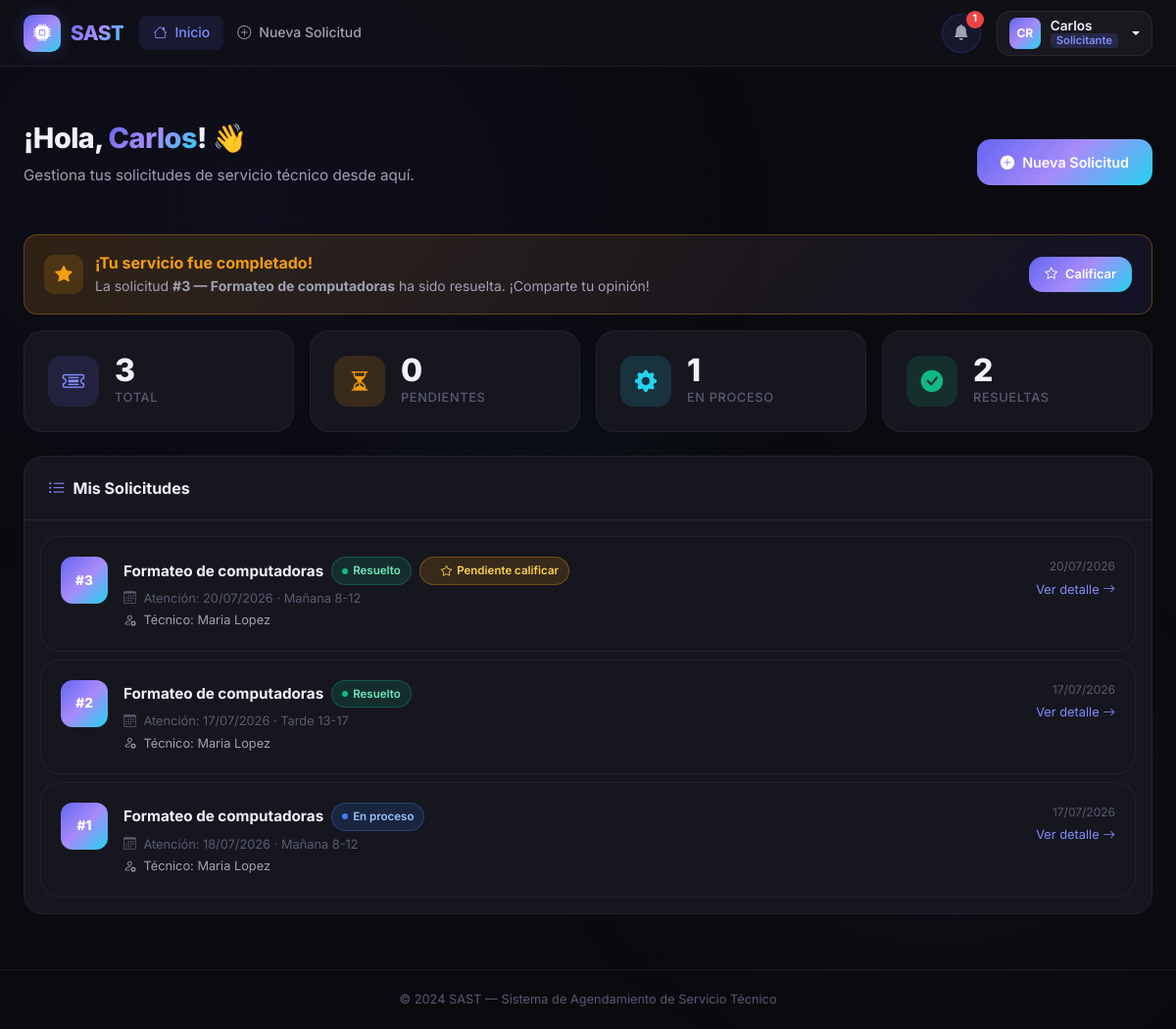
Screenshot of /solicitante/dashboard (signed in) with the database file from the repository.
### app/models/user.py (models this page shows, shortened)
class User(UserMixin, db.Model):
    __tablename__ = 'user'
    id_user = db.Column(db.Integer, primary_key=True, autoincrement=True)
    ncedula = db.Column('Ncedula', db.String(20), nullable=False, unique=True)
    nombres = db.Column('Nombres', db.String(100), nullable=False)
    apellidos = db.Column('Apellidos', db.String(100), nullable=False)
    fecha_nacimiento = db.Column(db.Date, nullable=False)
    numero_telefono = db.Column(db.String(20), nullable=False)
    correo = db.Column('Correo', db.String(150), nullable=False, unique=True)
    contrasena = db.Column(db.String(255), nullable=False)
    sector = db.Column('Sector', db.String(100), nullable=False)
    declaracion_veracidad = db.Column(db.Boolean, default=False)
    autorizacion_datos = db.Column(db.Boolean, default=False)
    reset_token = db.Column(db.String(100), nullable=True, unique=True)
    reset_token_expiry = db.Column(db.DateTime, nullable=True)
    id_rol = db.Column(db.Integer, db.ForeignKey('roles.id_rol'), nullable=False)
    solicitudes_como_cliente = db.relationship(
        'Solicitud', foreign_keys='Solicitud.id_cliente',
        backref='cliente', lazy='dynamic'
    )
    solicitudes_como_tecnico = db.relationship(
        'Solicitud', foreign_keys='Solicitud.id_tecnico',
        backref='tecnico', lazy='dynamic'
    )
    mensajes_enviados = db.relationship('Mensaje', backref='remitente', lazy='dynamic')
    reportes = db.relationship('Reporte', backref='tecnico_reporte', lazy='dynamic')
    calificaciones_dadas = db.relationship('CalificacionTecnico', backref='cliente_calificador', lazy='dynamic')
    detalles_tecnico = db.relationship('DetallesTecnico', backref='tecnico_detalle', uselist=False)
    @property
    def nombre_completo(self):
        return f'{self.nombres} {self.apellidos}'
    @property
    def es_admin(self):
        return self.rol.nombre_rol == 'admin'
    @property
    def es_tecnico(self):
        return self.rol.nombre_rol == 'técnico'
    @property
    def es_solicitante(self):
        return self.rol.nombre_rol == 'solicitante'

class Rol(db.Model):
    __tablename__ = 'roles'
    id_rol = db.Column(db.Integer, primary_key=True, autoincrement=True)
    nombre_rol = db.Column(db.String(50), nullable=False)
    usuarios = db.relationship('User', backref='rol', lazy=True)

### app/models/solicitud.py (models this page shows, shortened)
class Solicitud(db.Model):
    __tablename__ = 'solicitudes'
    id_solicitud = db.Column(db.Integer, primary_key=True, autoincrement=True)
    descripcion = db.Column(db.Text, nullable=False)
    fecha_atencion = db.Column(db.Date, nullable=False)
    horario_solicitado = db.Column(db.String(50), nullable=False)
    recursos_adicionales = db.Column(db.Text)
    fecha_creacion = db.Column(db.DateTime, default=datetime.utcnow)
    id_cliente = db.Column(db.Integer, db.ForeignKey('user.id_user'), nullable=False)
    id_tecnico = db.Column(db.Integer, db.ForeignKey('user.id_user'), nullable=True)
    id_estado = db.Column(db.Integer, db.ForeignKey('estado_solicitudes.id_estado'), nullable=False)
    id_tipo_soporte = db.Column(db.Integer, db.ForeignKey('tipo_soportes.id_tipo_soporte'), nullable=False)
    mensajes = db.relationship('Mensaje', backref='solicitud', lazy='dynamic', cascade='all, delete-orphan')
    reporte = db.relationship('Reporte', backref='solicitud', uselist=False, cascade='all, delete-orphan')
    calificacion = db.relationship('CalificacionTecnico', backref='solicitud', uselist=False, cascade='all, delete-orphan')
    @property
    def mensajes_no_leidos(self):
        return self.mensajes.filter_by(leido=False).count()

class TipoSoporte(db.Model):
    __tablename__ = 'tipo_soportes'
    id_tipo_soporte = db.Column(db.Integer, primary_key=True, autoincrement=True)
    nombre_soporte = db.Column(db.String(100), nullable=False)
    solicitudes = db.relationship('Solicitud', backref='tipo_soporte', lazy=True)

class EstadoSolicitud(db.Model):
    __tablename__ = 'estado_solicitudes'
    id_estado = db.Column(db.Integer, primary_key=True, autoincrement=True)
    nombre_estado = db.Column(db.String(50), nullable=False)
    solicitudes = db.relationship('Solicitud', backref='estado', lazy=True)

### app/blueprints/solicitante/__init__.py (the view)
@solicitante_bp.route('/dashboard')
@login_required
@solicitante_required
def dashboard():
    solicitudes = Solicitud.query.filter_by(
        id_cliente=current_user.id_user
    ).order_by(Solicitud.fecha_creacion.desc()).all()
    estado_resuelto = EstadoSolicitud.query.filter_by(nombre_estado='Resuelto').first()
    sin_calificar = []
    if estado_resuelto:
        sin_calificar = [s for s in solicitudes
                         if s.id_estado == estado_resuelto.id_estado and not s.calificacion]
    return render_template(
        'solicitante/dashboard.html',
        solicitudes=solicitudes,
        sin_calificar=sin_calificar
    )

### app/templates/solicitante/dashboard.html (shortened to what this page needs)
{% extends 'base.html' %}
{% block content %}
<div class="container-fluid px-4 py-4">
    <div class="page-header d-flex align-items-center justify-content-between flex-wrap gap-3">
        <div>
            <h1>¡Hola, <span class="text-gradient">{{ current_user.nombres }}</span>! 👋</h1>
            <p>Gestiona tus solicitudes de servicio técnico desde aquí.</p>
        </div>
        <a href="{{ url_for('solicitante.nueva_solicitud') }}" class="btn-primary-custom" id="btnNuevaSolicitud">
            <i class="bi bi-plus-circle-fill"></i>
            Nueva Solicitud
        </a>
    </div>
    {% for sol in sin_calificar %}
    <div class="alert-notification mb-3">
        <div class="notification-icon" style="background:rgba(245,158,11,0.15);color:var(--warning);width:40px;height:40px;border-radius:10px;display:flex;align-items:center;justify-content:center;flex-shrink:0;font-size:1.1rem;">
            <i class="bi bi-star-fill"></i>
        </div>
        <div class="flex-grow-1">
            <strong style="color:var(--warning);">¡Tu servicio fue completado!</strong>
            <p style="color:var(--text-secondary);margin:0;font-size:0.875rem;">
                La solicitud <strong>#{{ sol.id_solicitud }} — {{ sol.tipo_soporte.nombre_soporte }}</strong>
                ha sido resuelta. ¡Comparte tu opinión!
            </p>
        </div>
        <a href="{{ url_for('solicitante.calificar', solicitud_id=sol.id_solicitud) }}"
           class="btn-primary-custom" style="white-space:nowrap;font-size:0.8rem;padding:8px 16px;">
            <i class="bi bi-star"></i> Calificar
        </a>
    </div>
    {% endfor %}
    {% set total = solicitudes|length %}
    {% set pendientes = solicitudes|selectattr('estado.nombre_estado','equalto','Pendiente')|list|length %}
    {% set en_proceso = solicitudes|selectattr('estado.nombre_estado','equalto','En proceso')|list|length %}
    {% set resueltas = solicitudes|selectattr('estado.nombre_estado','equalto','Resuelto')|list|length %}
    <div class="row g-3 mb-4">
        <div class="col-6 col-md-3">
            <div class="stat-card">
                <div class="stat-icon purple"><i class="bi bi-ticket-detailed"></i></div>
                <div>
                    <div class="stat-value">{{ total }}</div>
                    <div class="stat-label">Total</div>
                </div>
            </div>
        </div>
        <div class="col-6 col-md-3">
            <div class="stat-card">
                <div class="stat-icon amber"><i class="bi bi-hourglass-split"></i></div>
                <div>
                    <div class="stat-value">{{ pendientes }}</div>
                    <div class="stat-label">Pendientes</div>
                </div>
            </div>
        </div>
        <div class="col-6 col-md-3">
            <div class="stat-card">
                <div class="stat-icon cyan"><i class="bi bi-gear-fill"></i></div>
                <div>
                    <div class="stat-value">{{ en_proceso }}</div>
                    <div class="stat-label">En Proceso</div>
                </div>
            </div>
        </div>
        <div class="col-6 col-md-3">
            <div class="stat-card">
                <div class="stat-icon green"><i class="bi bi-check-circle-fill"></i></div>
                <div>
                    <div class="stat-value">{{ resueltas }}</div>
                    <div class="stat-label">Resueltas</div>
                </div>
            </div>
        </div>
    </div>
    <div class="section-card">
        <div class="section-card-header">
            <div class="d-flex align-items-center gap-2">
                <i class="bi bi-list-ul" style="color:var(--primary-light);font-size:1.1rem;"></i>
                <span style="font-weight:700;font-size:1rem;">Mis Solicitudes</span>
            </div>
        </div>
        {% if solicitudes %}
        <div class="p-3 d-flex flex-column gap-2">
            {% for sol in solicitudes %}
            {% set estado_css = {
                'Pendiente': 'status-pendiente',
                'En proceso': 'status-en-proceso',
                'Resuelto': 'status-resuelto',
                'Cancelado': 'status-cancelado'
            }.get(sol.estado.nombre_estado, 'status-pendiente') %}
            <a href="{{ url_for('solicitante.ver_solicitud', solicitud_id=sol.id_solicitud) }}"
               class="solicitud-card text-decoration-none" id="sol-{{ sol.id_solicitud }}">
                <div class="d-flex align-items-start justify-content-between gap-3 flex-wrap">
                    <div class="d-flex align-items-start gap-3">
                        <div style="width:48px;height:48px;background:var(--gradient-brand);border-radius:12px;
                                    display:flex;align-items:center;justify-content:center;flex-shrink:0;
                                    font-weight:800;font-size:0.85rem;color:white;">
                            #{{ sol.id_solicitud }}
                        </div>
                        <div>
                            <div class="d-flex align-items-center gap-2 flex-wrap mb-1">
                                <span style="font-weight:700;color:var(--text-primary);font-size:0.95rem;">
                                    {{ sol.tipo_soporte.nombre_soporte }}
                                </span>
                                <span class="badge-status {{ estado_css }}">{{ sol.estado.nombre_estado }}</span>
                                {% if sol.estado.nombre_estado == 'Resuelto' and not sol.calificacion %}
                                <span class="badge-status" style="background:rgba(245,158,11,0.15);color:#fcd34d;border:1px solid rgba(245,158,11,0.3);">
                                    <i class="bi bi-star"></i> Pendiente calificar
                                </span>
                                {% endif %}
                            </div>
                            <div style="font-size:0.8rem;color:var(--text-muted);">
                                <i class="bi bi-calendar3 me-1"></i>
                                Atención: {{ sol.fecha_atencion.strftime('%d/%m/%Y') }} · {{ sol.horario_solicitado }}
                            </div>
                            {% if sol.id_tecnico %}
                            <div style="font-size:0.8rem;color:var(--text-secondary);margin-top:2px;">
                                <i class="bi bi-person-gear me-1"></i>
                                Técnico: {{ sol.tecnico.nombre_completo }}
                            </div>
                            {% endif %}
                        </div>
                    </div>
                    <div class="text-end" style="flex-shrink:0;">
                        <div style="font-size:0.75rem;color:var(--text-muted);">
                            {{ sol.fecha_creacion.strftime('%d/%m/%Y') }}
                        </div>
                        {% set unread = sol.mensajes_no_leidos %}
                        <div style="color:var(--primary-light);font-size:0.8rem;margin-top:4px;">
                            Ver detalle <i class="bi bi-arrow-right"></i>
                        </div>
                    </div>
                </div>
            </a>
            {% endfor %}
        </div>
        {% endif %}
    </div>
</div>
{% endblock %}

### app/templates/base.html (shortened to what this page needs)
<!DOCTYPE html>
<html lang="es">
<head>
    <link href="https://cdn.jsdelivr.net/npm/bootstrap@5.3.3/dist/css/bootstrap.min.css" rel="stylesheet">
    <link rel="stylesheet" href="https://cdn.jsdelivr.net/npm/bootstrap-icons@1.11.3/font/bootstrap-icons.min.css">
    <link rel="stylesheet" href="{{ url_for('static', filename='css/main.css') }}">
</head>
<body>
{% if current_user.is_authenticated %}
<nav class="navbar navbar-expand-lg" id="mainNavbar">
    <div class="container-fluid px-4">
        <a class="navbar-brand" href="{{ url_for('index') }}">
            <div class="brand-icon">
                <i class="bi bi-cpu-fill"></i>
            </div>
            <span>SAST</span>
        </a>
        <div class="collapse navbar-collapse" id="navContent">
            <ul class="navbar-nav me-auto mb-2 mb-lg-0">
                {% if current_user.es_admin %}
                <li class="nav-item">
                    <a class="nav-link {% if request.endpoint == 'admin.dashboard' %}active{% endif %}"
                       href="{{ url_for('admin.dashboard') }}">
                        <i class="bi bi-speedometer2 me-1"></i>Dashboard
                    </a>
                </li>
                <li class="nav-item">
                    <a class="nav-link {% if request.endpoint == 'admin.solicitudes' %}active{% endif %}"
                       href="{{ url_for('admin.solicitudes') }}">
                        <i class="bi bi-ticket-detailed me-1"></i>Solicitudes
                    </a>
                </li>
                <li class="nav-item">
                    <a class="nav-link {% if request.endpoint == 'admin.usuarios' %}active{% endif %}"
                       href="{{ url_for('admin.usuarios') }}">
                        <i class="bi bi-people me-1"></i>Usuarios
                    </a>
                </li>
                {% else %}
                <li class="nav-item">
                    <a class="nav-link {% if request.endpoint == 'solicitante.dashboard' %}active{% endif %}"
                       href="{{ url_for('solicitante.dashboard') }}">
                        <i class="bi bi-house me-1"></i>Inicio
                    </a>
                </li>
                <li class="nav-item">
                    <a class="nav-link {% if request.endpoint == 'solicitante.nueva_solicitud' %}active{% endif %}"
                       href="{{ url_for('solicitante.nueva_solicitud') }}">
                        <i class="bi bi-plus-circle me-1"></i>Nueva Solicitud
                    </a>
                </li>
                {% endif %}
            </ul>
            {% if current_user.es_solicitante and notificaciones_pendientes %}
            <div class="nav-notification me-3">
                <div class="notification-bell" id="notifBell" data-bs-toggle="dropdown">
                    <i class="bi bi-bell-fill"></i>
                    <span class="notification-badge">{{ notificaciones_pendientes|length }}</span>
                </div>
            </div>
            {% endif %}
            <div class="dropdown user-menu">
                <button class="btn user-btn dropdown-toggle" type="button" data-bs-toggle="dropdown">
                    <div class="user-avatar">
                        {{ current_user.nombres[0] }}{{ current_user.apellidos[0] }}
                    </div>
                    <div class="user-info">
                        <span class="user-name">{{ current_user.nombres }}</span>
                        <span class="user-role role-{{ current_user.rol.nombre_rol | replace('é', 'e') | replace('ó', 'o') }}">
                            {{ current_user.rol.nombre_rol | capitalize }}
                        </span>
                    </div>
                </button>
            </div>
        </div>
    </div>
</nav>
{% endif %}
<div id="liveToastContainer" class="toast-container position-fixed bottom-0 end-0 p-3" style="z-index:9999;">
</div>
<main class="main-content {% if not current_user.is_authenticated %}auth-page{% endif %}">
    {% block content %}{% endblock %}
</main>
<footer class="app-footer">
    <div class="container text-center">
        <span>© 2024 SAST — Sistema de Agendamiento de Servicio Técnico</span>
    </div>
</footer>
</body>
</html>

### rows the page displays
User: Nombres "C", Apellidos "R", nombres "Carlos"
Rol: rol.nombre_rol "Solicitante"
Solicitud: id_solicitud "3", tipo_soporte.nombre_soporte "Formateo de computadoras", estado.nombre_estado "Resuelto", shows "Pendiente calificar", fecha_atencion "20/07/2026", horario_solicitado "Mañana 8-12", tecnico.nombre_completo "Maria Lopez", fecha_creacion "20/07/2026"
Solicitud: id_solicitud "2", tipo_soporte.nombre_soporte "Formateo de computadoras", estado.nombre_estado "Resuelto", fecha_atencion "17/07/2026", horario_solicitado "Tarde 13-17", tecnico.nombre_completo "Maria Lopez", fecha_creacion "17/07/2026"
Solicitud: id_solicitud "1", tipo_soporte.nombre_soporte "Formateo de computadoras", estado.nombre_estado "En proceso", fecha_atencion "18/07/2026", horario_solicitado "Mañana 8-12", tecnico.nombre_completo "Maria Lopez", fecha_creacion "17/07/2026"

### other values shown
{{ notificaciones_pendientes|length }} "1"
{{ total }} "3"
{{ pendientes }} "0"
{{ en_proceso }} "1"
{{ resueltas }} "2"
